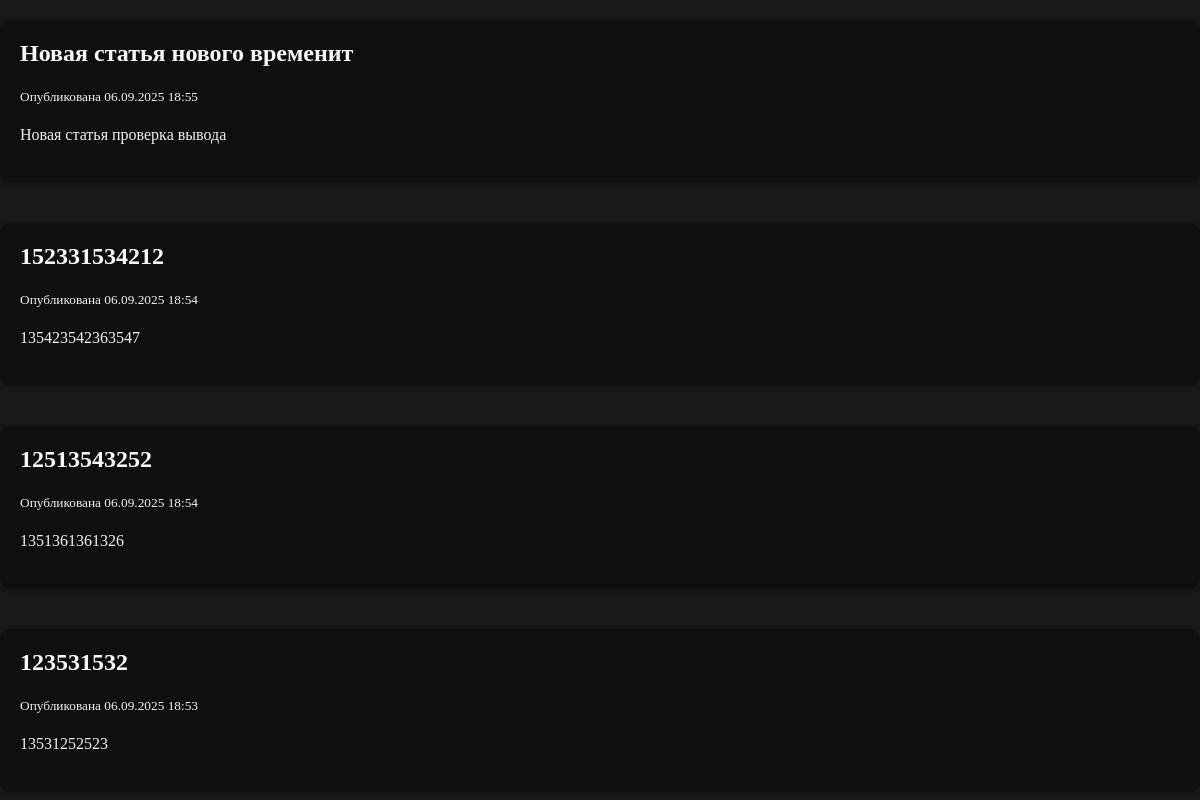
Page /news.php on the committed database.
### tables this page shows
CREATE TABLE `news` (
  `id` int NOT NULL,
  `title` varchar(255) DEFAULT NULL,
  `content` text,
  `date` datetime DEFAULT CURRENT_TIMESTAMP
);

### news.php (the view, shortened to what this page needs)
<?php
require_once 'includes/database.php';
try {
    global $pdo;
    $stmt = $pdo->prepare("SELECT * FROM news ORDER BY date DESC LIMIT 4");
    $stmt->execute();
    $result = $stmt->fetchAll(PDO::FETCH_ASSOC);
    if ($result) {
        foreach($result as $row) { ?>
            <div class="news-item">
                <h2><?php echo htmlspecialchars($row['title']); ?></h2>
                <p><small>Опубликована <?php echo date('d.m.Y H:i', strtotime($row['date'])); ?></small></p>
                <p><?php echo nl2br(htmlspecialchars($row['content'])); ?></p>
            </div>
        <?php }
    } else {
        echo "<p>Новостей пока нет.</p>";
    }
} catch(PDOException $e) {
    die("Ошибка подключения к базе данных: " . $e->getMessage());
}
?>
<!DOCTYPE html>
<html lang="ru">
<head>
<link href="assets/css/style.css" rel="stylesheet">
</head>
<body>
</body>
</html>

### assets/css/style.css (style rules this page uses)
:root { --background-color: #181818; --text-color: #eaeaea; --navbar-bg: #242424; --navbar-color: #ffffff; --primary-color: #FF6B6B; --secondary-color: #5F6CAE; --card-bg: #2D2D2D; --footer-bg: #1C1C1C; --footer-text: #ffffff; --footer-link: #8FBCEA; --footer-link-hover: #FF6B6B; --footer-muted: #757575; --footer-border: #404040; }
html, body { height: 100%; margin: 0; padding: 0; }
body { min-height: 100vh; display: flex; flex-direction: column; background-color: var(--background-color); color: var(--text-color); }
.news-item { margin-top: 20px; background-color: #00000062; border-radius: 10px; padding: 20px; margin-bottom: 20px; box-shadow: 0 2px 5px rgba(0, 0, 0, 0.1); position: relative; }
.news-item h2 { margin-top: 0; color: #fcf9f9; }
.news-item p { line-height: 1.5; color: #f5f1f1; }

### rows in the picture
news: title "Новая статья нового временит", date "06.09.2025 18:55", content "Новая статья проверка вывода"
news: title "152331534212", date "06.09.2025 18:54", content "135423542363547"
news: title "12513543252", date "06.09.2025 18:54", content "1351361361326"
news: title "123531532", date "06.09.2025 18:53", content "13531252523"
